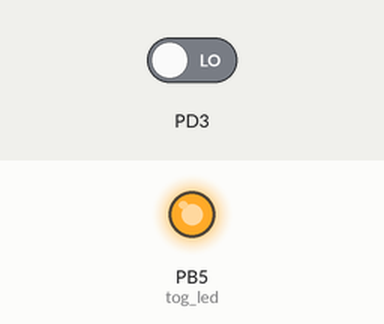
Recording of a program running on a simulated ATmega328P, built with avr-gcc and emulated at 16 MHz. Shown: output pins drawn as LEDs (lit = HIGH). Inputs (shaded band) come from the test bench; at power-on: PD3 LOW.

Above: at 1.2 s.
1.3 s: PD3 driven HIGH
At 2.1 s:
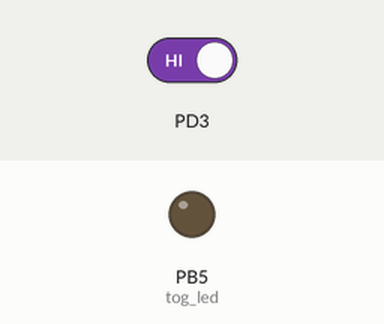
Timing chart, 0 to 4.3 s (numbered marks = the images above; inputs shaded):
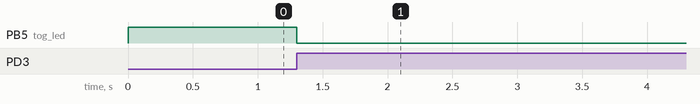

The program:

main.c
```c
/*************************************
* @name     : Hossam Emad
* @date     : 13/12/2023
* @SWC      : EXTI external interrupt
* @version  : 1.0
***************************************/
/*Library*/
#include "BIT_MATH.h"
#include "STD_TYPES.h"
#include "util/delay.h"
/*MCAL*/
#include "EXIT_interface.h"
#include "DIO_interface.h"
#include "GIE_INTERFACE.h"

void tog_led(void);


int main ()
{
    /*Initialize DIO */
    DIO_voidInit();
    /*Enable GIE*/
    GIE_voidEnable();
    /*set callback function*/
    EXTI_u8SetCallBack(tog_led,EXTI_U8_INDX1);
    /*Enable EXTI 0 */
    EXIT_u8EXITEnable(EXTI_U8_INDX1,EXTI_U8_RISING);


    while(1);

    return 0;
}


void tog_led(void)
{
    DIO_u8TogglePin(DIO_u8_PORTB,DIO_u8_PIN5);
}
```

EXIT_interface.h
```c
/*************************************
* @name     : Hossam Emad
* @date     : 13/12/2023
* @SWC      : EXTI external interrupt
* @version  : 1.0
***************************************/
#ifndef _EXTI_INTERFACE_H_
#define _EXTI_INTERFACE_H_


#define EXTI_U8_INDX0   0
#define EXTI_U8_INDX1   1

#define EXTI_U8_RISING      0
#define EXTI_U8_FALLING     1
#define EXTI_U8_LOW         2
#define EXTI_U8_CHANGE      3


u8 EXTI_u8SetCallBack(void(*pf)(void),u8 Copy_u8EXTIIndex);

u8 EXIT_u8EXITEnable ( u8 Copy_u8EXTIIndex, u8 Copy_u8EXTIEdge);

u8 EXIT_u8EXITDisable ( u8 Copy_u8EXTIIndex);


#endif
```

EXIT_program.c
```c
/*************************************
* @name     : Hossam Emad
* @date     : 13/12/2023
* @SWC      : EXTI external interrupt
* @version  : 1.0
***************************************/
/*Library*/
#include "BIT_MATH.h"
#include "STD_TYPES.h"

/*MCAL*/
#include "EXIT_config.h"
#include "EXIT_interface.h"
#include "EXIT_private.h"

/*array of pointer that take void and return void
* static to make it global to this file only
* used to store the call back function then call it
in the ISR vector function */
static void (*ECTI_APCallBack[2])(void)={NULL,NULL};

u8 EXTI_u8SetCallBack(void(*pf)(void),u8 Copy_u8EXTIIndex)
{
    u8 Local_u8ReturnType = STD_TYPE_OK;
    if((pf != NULL) &&(Copy_u8EXTIIndex <= EXTI_U8_INDX1))
    {
        ECTI_APCallBack[Copy_u8EXTIIndex] = pf;
    }
    else
    {
        Local_u8ReturnType = STD_TYPE_NOK;
    }
    return Local_u8ReturnType ;
}


/* __attribute__ : keyword to prevent the compiler from removing function
 * ((signal))    : to tell the compiler that the function is ISR */

void __vector_1(void) __attribute__((signal));
void __vector_1(void)
{
    if(ECTI_APCallBack[EXTI_U8_INDX0] != NULL)
	{
        ECTI_APCallBack[EXTI_U8_INDX0]();
    }
}

void __vector_2(void) __attribute__((signal));
void __vector_2(void)
{
	if(ECTI_APCallBack[EXTI_U8_INDX1] != NULL)
	{
        ECTI_APCallBack[EXTI_U8_INDX1]();
    }
}

u8 EXIT_u8EXITEnable ( u8 Copy_u8EXTIIndex, u8 Copy_u8EXTIEdge)
{
    u8 Local_u8ReturnState = STD_TYPE_OK;
    if((Copy_u8EXTIIndex <= EXTI_U8_INDX1) && (Copy_u8EXTIEdge <= EXTI_U8_CHANGE ))
    {
        switch (Copy_u8EXTIIndex)
        {
        case EXTI_U8_INDX0      :
            switch (Copy_u8EXTIEdge)
            {
                case EXTI_U8_RISING     :   SET_BIT(EXTI_EICRA,0); SET_BIT(EXTI_EICRA,1);   break;
                case EXTI_U8_FALLING    :   CLR_BIT(EXTI_EICRA,0); SET_BIT(EXTI_EICRA,1);   break;
                case EXTI_U8_LOW        :   CLR_BIT(EXTI_EICRA,0); CLR_BIT(EXTI_EICRA,1);   break;
                case EXTI_U8_CHANGE     :   SET_BIT(EXTI_EICRA,0); CLR_BIT(EXTI_EICRA,1);   break;
            }
            SET_BIT(EXTI_EIMSK,0);
        break;
        case EXTI_U8_INDX1      :
            switch (Copy_u8EXTIEdge)
            {
                case EXTI_U8_RISING     :   SET_BIT(EXTI_EICRA,2); SET_BIT(EXTI_EICRA,3);   break;
                case EXTI_U8_FALLING    :   CLR_BIT(EXTI_EICRA,2); SET_BIT(EXTI_EICRA,3);   break;
                case EXTI_U8_LOW        :   CLR_BIT(EXTI_EICRA,2); CLR_BIT(EXTI_EICRA,3);   break;
                case EXTI_U8_CHANGE     :   SET_BIT(EXTI_EICRA,2); CLR_BIT(EXTI_EICRA,3);   break;
            }
            SET_BIT(EXTI_EIMSK,1);
        break;
        }
    }
    else
    {
        Local_u8ReturnState = STD_TYPE_NOK;
    }
    return Local_u8ReturnState ;
}

u8 EXIT_u8EXITDisable ( u8 Copy_u8EXTIIndex)
{
    u8 Local_u8ReturnState = STD_TYPE_OK;

    switch (Copy_u8EXTIIndex)
    {
        case EXTI_U8_INDX0      : CLR_BIT(EXTI_EIMSK,0); break;
        case EXTI_U8_INDX1      : CLR_BIT(EXTI_EIMSK,1); break;
        default :    Local_u8ReturnState = STD_TYPE_NOK; break;
    }

    return Local_u8ReturnState ;
}
```

GIE_INTERFACE.h
```c
/*************************************
* @name     : Hossam Emad
* @date     : 13/12/2023
* @SWC      : GIE
* @version  : 1.0
***************************************/
#ifndef _GIE_INTERFACE_H_
#define _GIE_INTERFACE_H_

void GIE_voidEnable(void);

void GIE_voidDisable(void);

#endif
```

GIE_PROG.c
```c
/*************************************
* @name     : Hossam Emad
* @date     : 13/12/2023
* @SWC      : GIE
* @version  : 1.0
***************************************/
/*Library*/
#include "BIT_MATH.h"
#include "STD_TYPES.h"

/*MCAL*/
#include "GIE_PRIVATE.h"
#include "GIE_INTERFACE.h"


void GIE_voidEnable(void)
{
    SET_BIT(SREG,7);
}

void GIE_voidDisable(void)
{
    CLR_BIT(SREG,7);
}
```

EXIT_config.h
```c
/*************************************
* @name     : Hossam Emad
* @date     : 13/12/2023
* @SWC      : EXTI external interrupt
* @version  : 1.0
***************************************/
#ifndef _EXTI_CONFIG_H_
#define _EXTI_CONFIG_H_


#endif
```

BIT_MATH.h
```c
#ifndef _BIT_MATH_H_
#define _BIT_MATH_H_

#define SET_BIT(VAR,BITNO) 		((VAR)|=(1<<(BITNO)))
#define CLR_BIT(VAR,BITNO) 		((VAR)&=(~(1<<(BITNO))))
#define GET_BIT(VAR,BITNO) 		(((VAR)>>(BITNO))&1)
#define TOG_BIT(VAR,BITNO) 		((VAR)^=(1<<(BITNO)))

#endif
```

DIO_config.h
```c
/******************************************************************
 * @name : Hossam Emad
 * @date : 27/11/2023
 * @SWC  : DIO
 * @vesrion: V1.0
 * ****************************************************************/
#ifndef _DIO_CONFIG_H_
#define _DIO_CONFIG_H_

/**OPTIONS
* 1- DIO_u8_INIT_INPUT
* 2- DIO_u8_INIT_OUTPUT
** #HINT : WE USE (DIO_U8_INIT_INPUT) NOT (DIO_U8_INPUT)
           AS THE SECOND ONE IS ON THE INTERFACE.H
           AND USER CAN EDIT IT SO WE MAKE THESE MACROS IN
           PRIVATE.H TO MAKE THEM HIDDEN FROM USER
*/
/* Macros for Initial diraction for All Pins*/
#define DIO_u8_PB0_DIRECTION    DIO_u8_INIT_INPUT
#define DIO_u8_PB1_DIRECTION    DIO_u8_INIT_INPUT
#define DIO_u8_PB2_DIRECTION    DIO_u8_INIT_INPUT
#define DIO_u8_PB3_DIRECTION    DIO_u8_INIT_INPUT
#define DIO_u8_PB4_DIRECTION    DIO_u8_INIT_INPUT
#define DIO_u8_PB5_DIRECTION    DIO_u8_INIT_OUTPUT
#define DIO_u8_PB6_DIRECTION    DIO_u8_INIT_INPUT
#define DIO_u8_PB7_DIRECTION    DIO_u8_INIT_INPUT

#define DIO_u8_PC0_DIRECTION    DIO_u8_INIT_INPUT
#define DIO_u8_PC1_DIRECTION    DIO_u8_INIT_INPUT
#define DIO_u8_PC2_DIRECTION    DIO_u8_INIT_INPUT
#define DIO_u8_PC3_DIRECTION    DIO_u8_INIT_INPUT
#define DIO_u8_PC4_DIRECTION    DIO_u8_INIT_INPUT
#define DIO_u8_PC5_DIRECTION    DIO_u8_INIT_INPUT
#define DIO_u8_PC6_DIRECTION    DIO_u8_INIT_INPUT
#define DIO_u8_PC7_DIRECTION    DIO_u8_INIT_INPUT

#define DIO_u8_PD0_DIRECTION    DIO_u8_INIT_INPUT
#define DIO_u8_PD1_DIRECTION    DIO_u8_INIT_INPUT
#define DIO_u8_PD2_DIRECTION    DIO_u8_INIT_INPUT
#define DIO_u8_PD3_DIRECTION    DIO_u8_INIT_INPUT
#define DIO_u8_PD4_DIRECTION    DIO_u8_INIT_INPUT
#define DIO_u8_PD5_DIRECTION    DIO_u8_INIT_INPUT
#define DIO_u8_PD6_DIRECTION    DIO_u8_INIT_INPUT
#define DIO_u8_PD7_DIRECTION    DIO_u8_INIT_INPUT

/* Macros for Pins Initial Value
*** Options ***
* 1- DIO_u8_INIT_HIGH
* 2- DIO_u8_INIT_LOW
* 3- DIO_u8_INIT_PULLUP
* 4- DIO_u8_INIT_FLOATING
*/
#define DIO_u8_PB0_VALUE    DIO_u8_INIT_LOW
#define DIO_u8_PB1_VALUE    DIO_u8_INIT_LOW
#define DIO_u8_PB2_VALUE    DIO_u8_INIT_LOW
#define DIO_u8_PB3_VALUE    DIO_u8_INIT_LOW
#define DIO_u8_PB4_VALUE    DIO_u8_INIT_LOW
#define DIO_u8_PB5_VALUE    DIO_u8_INIT_HIGH
#define DIO_u8_PB6_VALUE    DIO_u8_INIT_LOW
#define DIO_u8_PB7_VALUE    DIO_u8_INIT_LOW

#define DIO_u8_PC0_VALUE    DIO_u8_INIT_LOW
#define DIO_u8_PC1_VALUE    DIO_u8_INIT_LOW
#define DIO_u8_PC2_VALUE    DIO_u8_INIT_LOW
#define DIO_u8_PC3_VALUE    DIO_u8_INIT_LOW
#define DIO_u8_PC4_VALUE    DIO_u8_INIT_LOW
#define DIO_u8_PC5_VALUE    DIO_u8_INIT_LOW
#define DIO_u8_PC6_VALUE    DIO_u8_INIT_LOW
#define DIO_u8_PC7_VALUE    DIO_u8_INIT_LOW

#define DIO_u8_PD0_VALUE    DIO_u8_INIT_LOW
#define DIO_u8_PD1_VALUE    DIO_u8_INIT_LOW
#define DIO_u8_PD2_VALUE    DIO_u8_INIT_PULLUP
#define DIO_u8_PD3_VALUE    DIO_u8_INIT_LOW
#define DIO_u8_PD4_VALUE    DIO_u8_INIT_LOW
#define DIO_u8_PD5_VALUE    DIO_u8_INIT_LOW
#define DIO_u8_PD6_VALUE    DIO_u8_INIT_LOW
#define DIO_u8_PD7_VALUE    DIO_u8_INIT_LOW

#endif
```

DIO_interface.h
```c
/******************************************************************
 * @name : Hossam Emad
 * @date : 27/11/2023
 * @SWC  : DIO
 * @vesrion: V1.0
 * ****************************************************************/

#ifndef _DIO_INTERFACE_H_
#define _DIO_INTERFACE_H_
/*Macros for port ID */
#define DIO_u8_PORTB  0
#define DIO_u8_PORTC  1
#define DIO_u8_PORTD  2

/*Macros for pin ID */
#define DIO_u8_PIN0   0
#define DIO_u8_PIN1   1
#define DIO_u8_PIN2   2
#define DIO_u8_PIN3   3
#define DIO_u8_PIN4   4
#define DIO_u8_PIN5   5
#define DIO_u8_PIN6   6
#define DIO_u8_PIN7   7

/*Macros for pin Direction */
#define DIO_u8_INPUT   0
#define DIO_u8_OUTPUT  1

/*Macros for pin Value */
#define DIO_u8_HIGH    1
#define DIO_u8_LOW     0


                        /* Prototypes of DIO APIs */
void DIO_voidInit(void);

u8 DIO_u8SetPinDirection  (u8 Copy_u8PortId, u8 Copy_u8PinId,u8 Copy_u8PinDirection);

u8 DIO_u8SetPinValue      (u8 Copy_u8PortId,u8 Copu_u8PinId,u8 Copyu8Pinvalue);

u8 DIO_u8TogglePin     (u8 Copy_u8PortId,u8 Copy_u8PinId);

u8 DIO_u8GetPinValue      (u8 Copy_u8PortId,u8 Copy_u8PinId,u8 *Copy_Pu8PinValue);

u8 DIO_u8SetPortDirection (u8 Copy_u8PortId, u8 Copy_u8PortDirection);

u8 DIO_u8SetPortValue     (u8 Copy_u8PortId, u8 Copy_u8PortValue);

u8 DIO_u8GetPortValue     (u8 Copy_u8PortId,u8 *Copy_Pu8PortValue);

#endif
```

DIO_private.h
```c
/******************************************************************
 * @name : Hossam Emad
 * @date : 27/11/2023
 * @SWC  : DIO
 * @vesrion: V1.0
 * ****************************************************************/
#ifndef _DIO_PRIVATE_H_
#define _DIO_PRIVATE_H_
/**************
 * Here we define pointers to the addresses of the registers
 * of the AVR Micro_controller
 * ========================================================
 * we use volatile to prevent the optimizes from deleting these pointers
 * we use explicit casting to tell the compiler that these numbers are addresses
*/
#define DIO_PORTB_REG   *((volatile u8*)0X25)
#define DIO_DDRB_REG    *((volatile u8*)0X24)
#define DIO_PINB_REG    *((volatile u8*)0X23)

#define DIO_PORTC_REG   *((volatile u8*)0X28)
#define DIO_DDRC_REG    *((volatile u8*)0X27)
#define DIO_PINC_REG    *((volatile u8*)0X26)

#define DIO_PORTD_REG   *((volatile u8*)0X2B)
#define DIO_DDRD_REG    *((volatile u8*)0X2A)
#define DIO_PIND_REG    *((volatile u8*)0X29)

/*MACROS FOR PIN DIRECTIONS*/
#define DIO_u8_INIT_INPUT   0
#define DIO_u8_INIT_OUTPUT  1

/*MACROS FOR PIN INITIAL VALUES*/
#define DIO_u8_INIT_HIGH        1
#define DIO_u8_INIT_LOW         0
#define DIO_u8_INIT_PULLUP      1
#define DIO_u8_INIT_FLOATING    0

/*functions of the CONC*/
#define      CONC(a7,a6,a5,a4,a3,a2,a1,a0)         CONC_HELP(a7,a6,a5,a4,a3,a2,a1,a0)
#define CONC_HELP(a7,a6,a5,a4,a3,a2,a1,a0)         (0b##a7##a6##a5##a4##a3##a2##a1##a0)

#endif
```

EXIT_private.h
```c
/*************************************
* @name     : Hossam Emad
* @date     : 13/12/2023
* @SWC      : EXTI external interrupt
* @version  : 1.0
***************************************/
#ifndef _EXTI_PRIVATE_H_
#define _EXTI_PRIVATE_H_

/*Registers of EXIT*/


#define EXTI_EICRA       (*(volatile u8*)0x69)
#define EXTI_EIMSK       (*(volatile u8*)0x3D)
#define EXTI_EIFR        (*(volatile u8*)0x3C)


/**
- EICRA – External Interrupt Control Register A
>>>> : Interrupt Sense Control BITS (action generate interrupt)
- EIMSK – External Interrupt Mask Register
>>>> :  External Interrupt Request Enable (PIE)
- EIFR – External Interrupt Flag Register
>>>> : (PIF)
*/
#endif
```

GIE_PRIVATE.h
```c
/*************************************
* @name     : Hossam Emad
* @date     : 13/12/2023
* @SWC      : GIE
* @version  : 1.0
***************************************/
#ifndef _GIE_PRIVATE_H_
#define _GIE_PRIVATE_H_

#define SREG        (*(volatile u8*)0x5F)


#endif
```

STD_TYPES.h
```c
#ifndef  _STD_TYPES_H_
#define  _STD_TYPES_H_

#define CPU_TYPE_8 8
#define CPU_TYPE_16 16
#define CPU_TYPE_32 32
#define CPU_TYPE_64 64
/*==========================================*/
#define CPU_TYPE (CPU_TYPE_8)
/*==========================================*/
#if(CPU_TYPE==CPU_TYPE_8)
typedef unsigned char boolean;
typedef unsigned char u8;
typedef unsigned short u16;
typedef unsigned long u32;
typedef unsigned long long u64;

typedef signed char s8;
typedef signed short s16;
typedef signed long s32;
typedef signed long long s64;

typedef  float f32;
typedef  double f64;


#elif (CPU_TYPE==CPU_TYPE_16)
typedef unsigned char boolean;
typedef unsigned char u8;
typedef unsigned short u16;
typedef unsigned long u32;
typedef unsigned long long u64;

typedef signed char s8;
typedef signed short s16;
typedef signed long s32;
typedef signed long long s64;

typedef  float f32;
typedef  double f64;


#elif (CPU_TYPE==CPU_TYPE_32)
typedef unsigned char boolean;
typedef unsigned char u8;
typedef unsigned short u16;
typedef unsigned long u32;
typedef unsigned long long u64;

typedef signed char s8;
typedef signed short s16;
typedef signed long s32;
typedef signed long long s64;

typedef  float f32;
typedef  double f64;


#elif (CPU_TYPE==CPU_TYPE_64)
typedef unsigned char boolean;
typedef unsigned char u8;
typedef unsigned int u16;
typedef unsigned long u32;
typedef unsigned long long u64;

typedef signed char s8;
typedef signed short s16;
typedef signed long s32;
typedef signed long long s64;

typedef  float f32;
typedef  double f64;

#endif
/*==========================================*/
/*Macros for functions return state*/
#define STD_TYPE_OK  1
#define STD_TYPE_NOK 0

/*NULL pointer to address zero*/
#define NULL ((void*)0)

#endif
```

Source omitted: DIO_program.c (8327 bytes)

Measured:
- after the input at 1.3 s, PB5 (tog_led): HIGH → LOW at once
